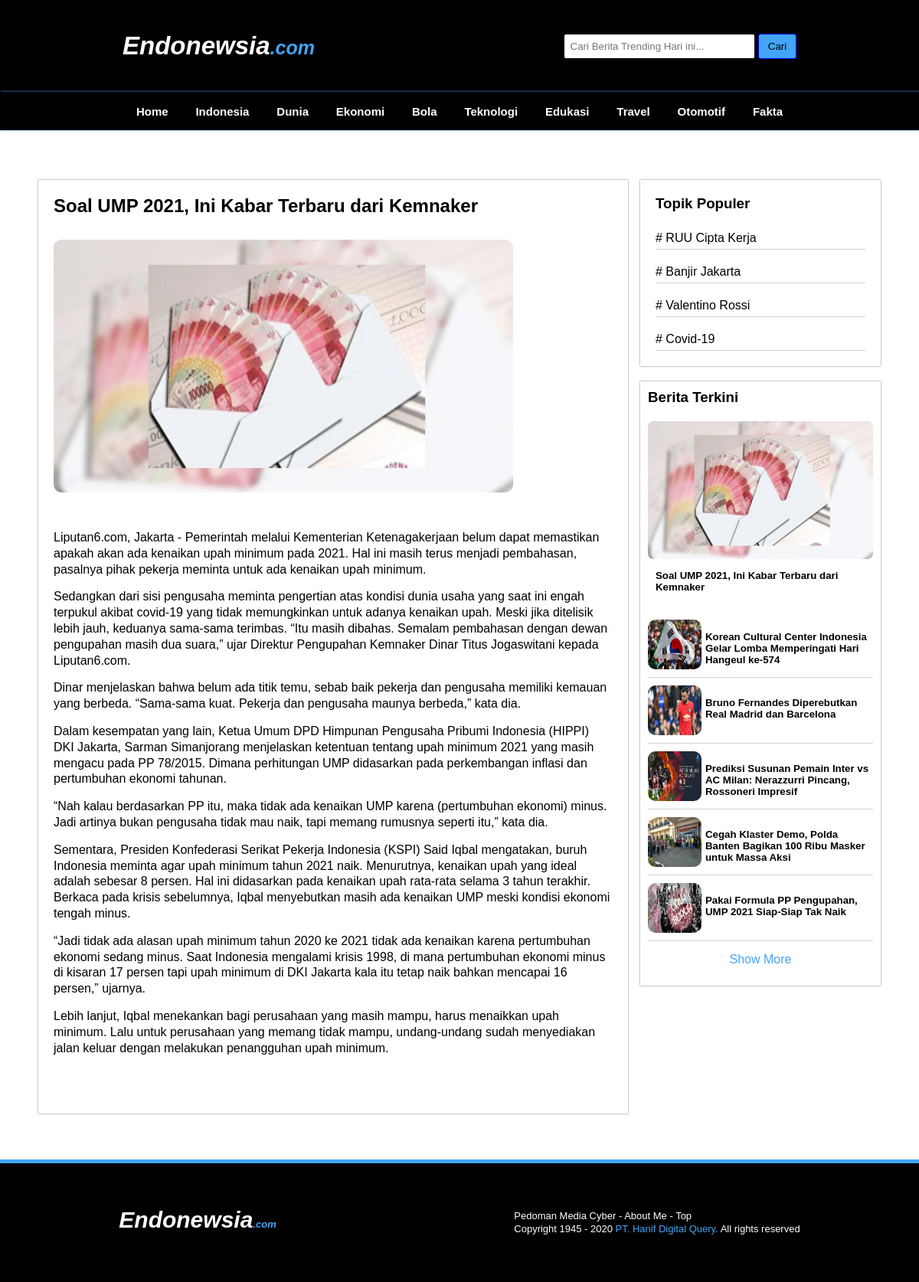
The page /public/home/berita/39 on the database its author committed.
### tables this page shows
CREATE TABLE `berita` (
  `id_berita` int NOT NULL AUTO_INCREMENT,
  `judul_berita` varchar(255) NOT NULL,
  `gambar` varchar(225) DEFAULT NULL,
  `deskripsi` text,
  `id_kategori` int NOT NULL,
  PRIMARY KEY (`id_berita`),
  KEY `id_kategori` (`id_kategori`),
  CONSTRAINT `berita_ibfk_1` FOREIGN KEY (`id_kategori`) REFERENCES `kategori` (`id`)
);

### app/core/Controller.php (called while the page is built, shortened)
<?php
class Controller
{
    public function view($view, $data = [])
    {
        require_once "../app/views/$view.php";
    }
    public function model($model)
    {
        return new $model;
    }
}

### app/controllers/Home.php (called while the page is built, shortened)
<?php
class Home extends Controller
{
    public function berita($id)
    {
        $data["data"] = $this->model("Home_model")->getSinggle($id);
        $data["new"] = $this->model("Home_model")->getDESC();
        $data["judul"] = "Endonewsia - " . $data["data"]["judul_berita"];
        $data["css"] = BASEURL . "/css/user/style.css";
        $this->view("user/berita", $data);
    }
}

### app/core/App.php (called while the page is built, shortened)
<?php
class App
{
    private $controller = "Home",
        $method = "Index",
        $params = [];
    public function __construct()
    {
        $url = $this->parseURL();
        if (file_exists("../app/controllers/$url[0].php")) {
            unset($url[0]);
        }
        $this->controller = new $this->controller;
        if (isset($url[1])) {
            if (method_exists($this->controller, $url[1])) {
                $this->method = $url[1];
                unset($url[1]);
            }
        }
        if (!empty($url)) {
            $this->params = array_values($url);
        }
        call_user_func_array([$this->controller, $this->method], $this->params);
    }
    public function parseURL()
    {
        if (isset($_GET["url"])) {
            $url = rtrim($_GET["url"], "/");
            $url = filter_var($url, FILTER_SANITIZE_URL);
            $url = explode("/", $url);
            foreach ($url as $val) {
                $result[] = ucfirst($val);
            }
            return $result;
        }
    }
}

### public/index.php (called while the page is built, shortened)
<?php
require_once "../app/core/Database.php";
new App();

### app/core/Database.php (called while the page is built, shortened)
<?php
class Database
{
    private $dbhost = DBHOST;
    private $dbuser = DBUSER;
    private $dbpass = DBPASS;
    private $dbname = DBNAME;
    private $stmt;
    public function __construct()
    {
        try {
            $this->conn = new PDO("mysql:host=$this->dbhost;dbname=$this->dbname", $this->dbuser, $this->dbpass);
        } catch (PDOException $e) {
            echo "Gagal : " . $e->getMessage();
        }
    }
    public function query($query)
    {
        $this->stmt = $this->conn->prepare($query);
    }
    public function bind($param, $value, $tipe = NULL)
    {
        if (is_null($tipe)) {
            switch (true) {
                default:
                    $tipe = PDO::PARAM_STR;
                    break;
            }
        }
        $this->stmt->bindValue($param, $value, $tipe);
    }
    public function execute()
    {
        $this->stmt->execute();
    }
    public function getAll()
    {
        $this->execute();
        return $this->stmt->fetchAll(PDO::FETCH_ASSOC);
    }
}

### app/models/Home_model.php (called while the page is built, shortened)
<?php
class Home_model
{
    private $table = "berita",
        $db;
    public function __construct()
    {
        $this->db = new Database();
    }
    public function getSinggle($id)
    {
        $this->db->query("SELECT * FROM $this->table WHERE id_berita = :id");
        $this->db->bind("id", $id);
        return $this->db->getSinggle();
    }
    public function getDESC()
    {
        $this->db->query("SELECT * FROM $this->table ORDER BY id_berita DESC");
        return $this->db->getAll();
    }
}

### app/views/user/berita.php (the view)
<div class="container berita">
    <main>
        <h2><?= $data["data"]["judul_berita"] ?></h2>
        <img src="<?= $data['data']['gambar'] ?>" width="600px" height="330px" alt="Gambar">
        <p><?= $data["data"]["deskripsi"] ?></p>
    </main>
    <aside>
        <div class="topik">
            <h3>Topik Populer</h3>
            <ul>
                <li># RUU Cipta Kerja</li>
                <li># Banjir Jakarta</li>
                <li># Valentino Rossi</li>
                <li># Covid-19</li>
            </ul>
        </div>
        <div class="side">
            <h3>Berita Terkini</h3>
            <div class="utama">
                <img src="<?= $data['new']['0']['gambar'] ?>" width="100%" height="180px" alt="">
                <a href="<?= BASEURL . "/home/berita/" . $data["new"][0]["id_berita"] ?>">
                    <h5><?= $data["new"]["0"]["judul_berita"] ?></h5>
                </a>
            </div>
            <ul>
                <?php for ($i = 1; $i < 6; $i++) : ?>
                    <li>
                        <div class="list">
                            <img src="<?= $data['new'][$i]['gambar'] ?>" width="70px" height="65px" alt="">
                            <a href="<?= BASEURL . "/home/berita/" . $data["new"][$i]['id_berita'] ?>">
                                <h5><?= $data["new"][$i]["judul_berita"] ?></h5>
                            </a>
                        </div>
                    </li>
                <?php endfor ?>
                <li class="show">
                    <a href="<?= BASEURL . "/home/all" ?>"> Show More </a>
                </li>
            </ul>
        </div>
    </aside>
</div>

### public/css/user/style.css (style rules this page uses)
* { margin: 0; padding: 0; font-family: 'Lucida Sans', 'Lucida Sans Regular', 'Lucida Grande', 'Lucida Sans Unicode', Geneva, Verdana, sans-serif; list-style: none; color: black; text-decoration: none; box-sizing: border-box; scroll-behavior: smooth; position: relative; }
.container { display: grid; grid-template-columns: 70% auto; grid-column-gap: 1em; width: 1100px; margin: 30px auto 0; padding: 35px 0 220px; }
.container main { padding: 25px; box-shadow: 0px 0px 2px rgba(0, 0, 0, 0.6); }
.container aside .topik { box-shadow: 0px 0px 2px rgba(0, 0, 0, 0.6); margin-bottom: 20px; padding: 20px; }
.container aside .topik ul li { margin-top: 20px; padding-bottom: 5px; border-bottom: 1px solid lightgray; }
.container .side { padding: 10px; box-shadow: 0px 0px 2px rgba(0, 0, 0, 0.6); }
.container aside h3 { color: black; margin-bottom: 20px; }
.container aside .utama img { border-radius: 7px; }
.container aside .utama h5 { margin-top: 10px; margin-left: 10px; }
.container aside ul { margin-top: 25px; }
.container aside .side .list { display: flex; border-bottom: 1px solid lightgray; padding: 10px 0; }
.container aside .side .list h5 { margin-top: 15px; transition: 0.2s; }
.container aside .list img { border-radius: 10px; margin-right: 5px; }
.container aside .side .show { padding: 15px; text-align: center; }
.container aside .side .show a { color: #42A5F5; transition: 0.2s; }
.berita main { padding: 20px 20px 60px; box-shadow: 0px 0px 2px rgba(0, 0, 0, 0.6); }
.berita main h2, .berita main img { margin-bottom: 30px; border-radius: 10px; }
.berita main p { margin-top: 5px; margin-bottom: 15px; line-height: 1.3em; }

### rows shown on the page
berita: judul_berita "Soal UMP 2021, Ini Kabar Terbaru dari Kemnaker", gambar (picture), deskripsi "Liputan6.com, Jakarta - Pemerintah melalui Kementerian Ketenagakerjaan belum dapat memastikan apakah akan ada kenaikan upah minimum pada 2021. Hal ini masih terus menjadi pembahasan, pasalnya pihak pekerja meminta untuk ada kenaikan upah minimum. Sedangkan dari sisi pengusaha meminta pengertian atas kondisi dunia usaha yang saat ini engah terpukul akibat covid-19 yang tidak memungkinkan untuk adanya kenaikan upah. Meski jika ditelisik lebih jauh, keduanya sama-sama terimbas. “Itu masih dibahas. Semalam pembahasan dengan dewan pengupahan masih dua suara,” ujar Direktur Pengupahan Kemnaker Dinar Titus Jogaswitani kepada Liputan6.com. Dinar menjelaskan bahwa belum ada titik temu, sebab baik…"
berita: gambar (picture), judul_berita "Korean Cultural Center Indonesia Gelar Lomba Memperingati Hari Hangeul ke-574"
berita: gambar (picture), judul_berita "Bruno Fernandes Diperebutkan Real Madrid dan Barcelona"
berita: gambar (picture), judul_berita "Prediksi Susunan Pemain Inter vs AC Milan: Nerazzurri Pincang, Rossoneri Impresif"
berita: gambar (picture), judul_berita "Cegah Klaster Demo, Polda Banten Bagikan 100 Ribu Masker untuk Massa Aksi"
berita: gambar (picture), judul_berita "Pakai Formula PP Pengupahan, UMP 2021 Siap-Siap Tak Naik"
